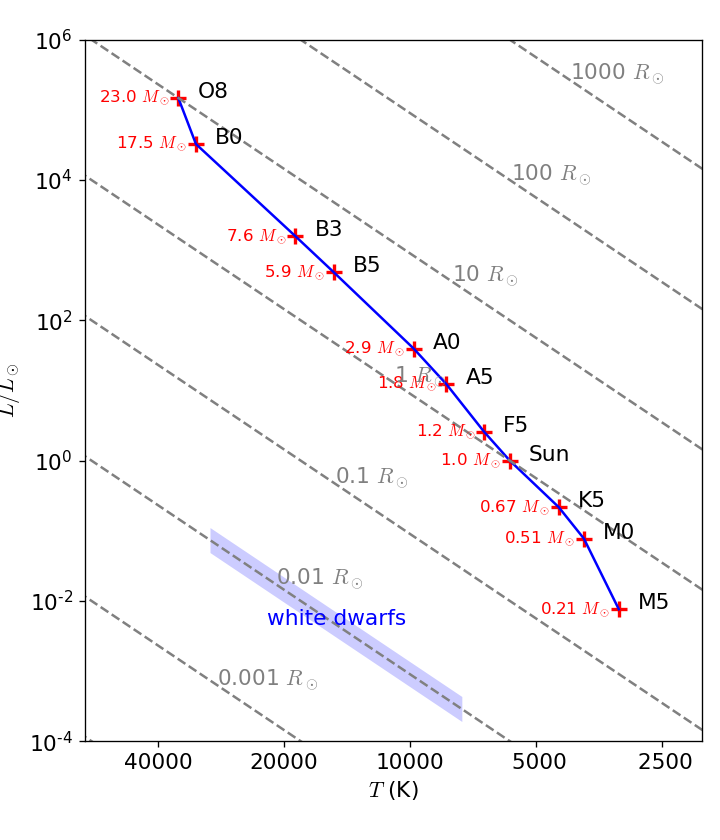

Write Python code to recreate this figure.
# plot a H-R diagram.
# stellar properties taken from Carroll and Ostlie, Appendix G.
#
# optionally show lines of constant radius and the white dwarf
# population.
#
# M. Zingale (2010-12-13)


import numpy as np
import matplotlib.pyplot as plt

def HR_radius():

    # solar temperature
    T_sun = 5777.

    # temperature plotting range
    Tmin = 2000
    Tmax = 60000

    # luminosity plotting range
    Lmin = 1.e-4
    Lmax = 1.e6

    # draw radius lines? (1 = yes, 0 = no)
    draw_radii = 1

    # draw the WD region?
    draw_WDs = 1

    # label the stars by mass?
    label_masses = 1

    #-------------------------------------------------------------------------
    # main sequence data taken from Carroll & Ostlie, Appendix G
    nstars = 11
    M = np.zeros(nstars, np.float64)
    T = np.zeros(nstars, np.float64)
    R = np.zeros(nstars, np.float64)
    L = np.zeros(nstars, np.float64)

    # spectral type
    spectral_types = ['O8', 'B0', 'B3', 'B5', 'A0', 'A5', 'F5', 'Sun', 'K5', 'M0', 'M5']

    # mass (solar masses)
    M[:] = [23, 17.5, 7.6, 5.9, 2.9, 1.8, 1.2, 1, 0.67, 0.51, 0.21]

    # temperature (K)
    T[:] = [35800, 32500, 18800, 15200, 9800, 8190, 6650, T_sun, 4410, 3840, 3170]

    # radius (solar radii)
    R[:] = [10.0, 6.7, 3.8, 3.2, 2.2, 1.8, 1.2, 1.0, 0.80, 0.63, 0.29]

    # luminosity (solar luminosities)
    L[:] = [147000, 32500, 1580, 480, 39.4, 12.3, 2.56, 1.0, 0.216, 0.077, 0.0076]

    #-------------------------------------------------------------------------


    ax = plt.subplot(111)
    ax.set_xscale('log')
    ax.set_yscale('log')

    # draw and label the main sequence
    plt.scatter(T, L, s=100, marker="+", color="r", lw=2)
    plt.plot(T, L, 'b-')
    for mstar, tstar, lstar, spec_star in zip(M, T, L, spectral_types):

        if label_masses:
            if mstar >= 1.0:
                plt.text(1.05*tstar, lstar, fr"{mstar:4.1f} $M_\odot$", fontsize=10,
                         horizontalalignment="right", verticalalignment="center", color="r")
            else:
                plt.text(1.05*tstar, lstar, fr"{mstar:3.2f} $M_\odot$", fontsize=10,
                         horizontalalignment="right", verticalalignment="center", color="r")

        plt.text(0.9*tstar, lstar, spec_star)


    if draw_radii:

        # draw in lines of constant radius
        Rvals = [0.0001, 0.001, 0.01, 0.1, 1.0, 10.0, 100.0, 1000, 10000]

        nTpts = 25
        dlogT = (np.log10(Tmax) - np.log10(Tmin))/(nTpts-1)

        Tplot = 10.0**(np.arange(nTpts)*dlogT + np.log10(Tmin))

        for n in range(len(Rvals)):

            # L/L_sun = (R/R_sun)**2 (T/T_sun)**4
            # compute L in L_sun units
            L = Rvals[n]**2 * (Tplot/T_sun)**4

            plt.plot(Tplot, L, linestyle='--', color="0.5")

            # draw in labels -- here we space the T position of the labels equally
            # in log, by empericallly picking T = 40000 for L = 1.e-4 and
            # T = 3000 for L = 1.e4, and doing a line in log-space
            slope = (np.log10(40000) - np.log10(3000))/(np.log10(1.e-4) - np.log10(1.e4))
            xpos = np.log10(40000) + slope*(np.log10(Rvals[n]) - np.log10(1.e-4))
            xpos = 10.0**xpos

            ypos = Rvals[n]**2 * (xpos/T_sun)**4


            if (xpos > Tmin and xpos < Tmax and ypos > Lmin and ypos < Lmax):
                plt.text(xpos, ypos, fr"{Rvals[n]:g} $R_\odot$", color="0.5")

    if draw_WDs:

        # draw a box along the R = 0.01 R_sun line to indicate the approximate
        # position of the white dwarfs
        L3 = 0.01**2 * (30000./T_sun)**4
        L75 = 0.01**2 * (7500./T_sun)**4
        plt.fill([30000, 30000, 7500, 7500], [1.5*L3, 0.66*L3, 0.66*L75, 1.5*L75],
                 alpha=0.20, facecolor="b")

        L15 = 0.01**2 * (15000./T_sun)**4
        plt.text(15000, L15, "white dwarfs", color="b", horizontalalignment="center")

    # draw x-axis (temperature) labels in a few spots
    Tplot = [40000, 20000, 10000, 5000, 2500]
    Tlabels = []

    for n in range(len(Tplot)):
        Tlabels.append("%5.0f" % (Tplot[n]))

    locs, labels = plt.xticks(Tplot, Tlabels)

    # reverse the x-axis
    plt.axis([Tmin, Tmax, Lmin, Lmax])
    ax = plt.gca()
    ax.set_xlim(ax.get_xlim()[::-1])

    # turn off minor ticks
    minorLocator = plt.NullLocator()
    ax.xaxis.set_minor_locator(minorLocator)

    plt.xlabel("$T$ (K)")
    plt.ylabel(r"$L/L_\odot$")

    plt.tight_layout()

    f = plt.gcf()
    f.set_size_inches(6.0, 7.0)

    plt.savefig("HR_radius.png")


if __name__ == "__main__":
    HR_radius()
